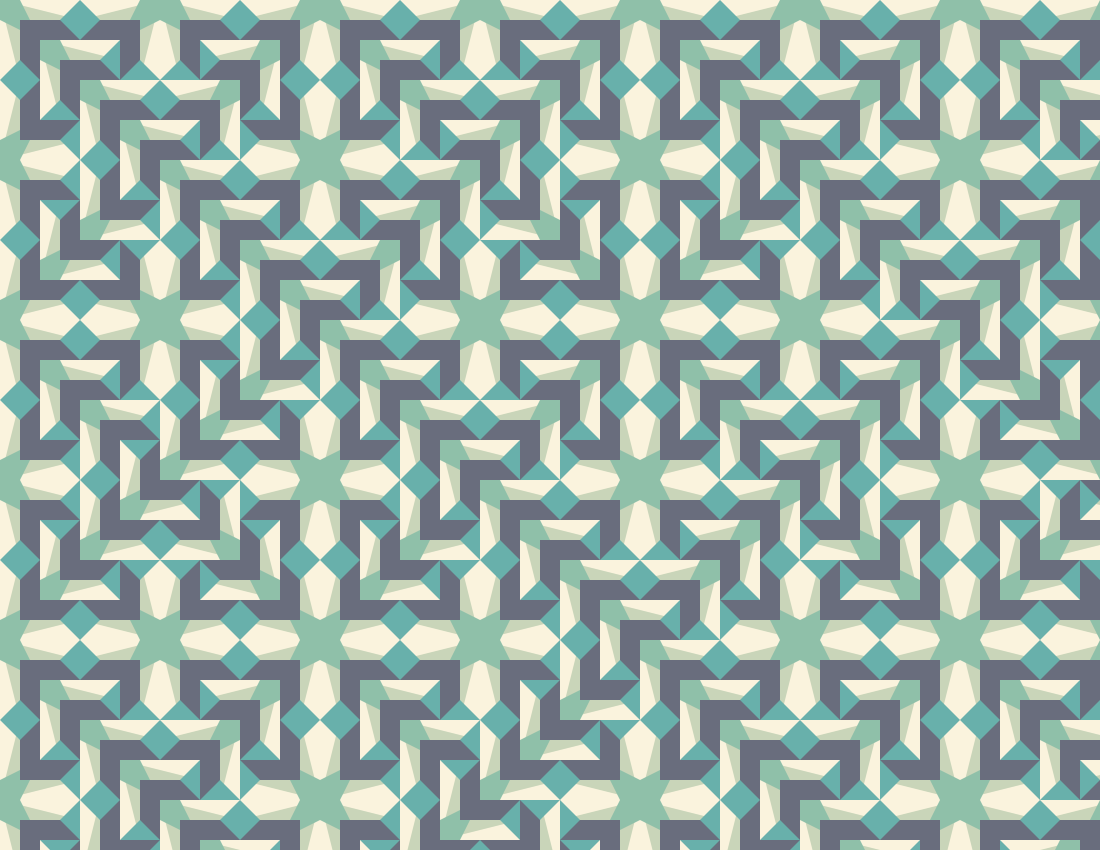

This chart was generated by the following Python code:
import math
import random

import svgwrite
from svgwrite.mixins import Transform

page_width = 1100
page_height = 850


def recursive_tiling(ts, dwg, max_depth, prev_tile, depth=1):
    if depth > max_depth:
        return prev_tile

    tx_n90_def = dwg.defs.add(dwg.g(id='t{}_n90'.format(depth)))
    tmp = dwg.use(prev_tile, insert=(0, 0))
    tmp.rotate(90, (ts, ts))
    tmp.scale((-1, -1))
    tmp.translate((-2 * ts, -2 * ts))
    tx_n90_def.add(tmp)

    tx_90_def = dwg.defs.add(dwg.g(id='t{}_90'.format(depth)))
    tmp = dwg.use(prev_tile, insert=(0, 0))
    tmp.rotate(-90, (ts, ts))
    tmp.scale((-1, -1))
    tmp.translate((-2 * ts, -2 * ts))
    tx_90_def.add(tmp)

    next_depth = depth + 1
    tnxt_def = dwg.defs.add(dwg.g(id='t{}'.format(next_depth)))
    tnxt_def.add(dwg.use(prev_tile, insert=(0, 0)))
    tnxt_def.add(dwg.use(prev_tile, insert=(ts, ts)))
    tnxt_def.add(dwg.use(tx_n90_def, insert=(0, ts * 2)))
    tnxt_def.add(dwg.use(tx_90_def, insert=(ts * 2, 0)))
    return recursive_tiling(ts * 2, dwg, max_depth, tnxt_def, next_depth)


def main():
    dwg = svgwrite.Drawing(filename='tilings1.svg', size=(page_width, page_height))
    dwg.add(dwg.rect((0, 0), ('100%', '100%'), fill=svgwrite.rgb(0, 0, 0)))

    ts = 40
    tile_poly = [(0, 0), (ts * 2, 0), (ts * 2, ts), (ts, ts), (ts, ts * 2), (0, ts * 2)]

    tile_clip = dwg.defs.add(dwg.clipPath(id='tile_clip'))
    tile_clip.add(dwg.polygon(tile_poly))

    t1_def = dwg.defs.add(dwg.g(id='t1', clip_path='url(#tile_clip)'))

    t1_def.add(dwg.polygon(tile_poly, fill='#FAF3DD', stroke=svgwrite.rgb(0, 0, 0), stroke_width=2))
    t1_def.add(dwg.polygon([(0, 0), (0.5 * ts, 2 * ts), (2 * ts, 2 * ts), (2 * ts, 0.5 * ts)],
                           fill='#C9D5B9', stroke=svgwrite.rgb(0, 0, 0), stroke_width=2))
    t1_def.add(dwg.polygon([(ts, ts), (0, 0.5 * ts), (0, 0), (0.5 * ts, 0 * ts)],
                           fill='#8FC0A9', stroke=svgwrite.rgb(0, 0, 0), stroke_width=2))
    t1_def.add(dwg.polygon([(2 * ts, 2 * ts), (0.5 * ts, 2 * ts), (0.5 * ts, 0.5 * ts), (2.0 * ts, 0.5 * ts)],
                           fill='#696D7D', stroke=svgwrite.rgb(0, 0, 0), stroke_width=2))
    t1_def.add(dwg.polygon([(0, 2 * ts), (0.5 * ts, 1.5 * ts), (ts, 2.0 * ts)],
                           fill='#68B0AB', stroke=svgwrite.rgb(0, 0, 0), stroke_width=2))
    t1_def.add(dwg.polygon([(2 * ts, 0), (1.5 * ts, 0.5 * ts), (2.0 * ts, ts)],
                           fill='#68B0AB', stroke=svgwrite.rgb(0, 0, 0), stroke_width=2))

    t1_def.add(dwg.polygon(tile_poly, fill='#FAF3DD'))
    t1_def.add(dwg.polygon([(0, 0), (0.5 * ts, 2 * ts), (2 * ts, 2 * ts), (2 * ts, 0.5 * ts)],
                           fill='#C9D5B9'))
    t1_def.add(dwg.polygon([(ts, ts), (0, 0.5 * ts), (0, 0), (0.5 * ts, 0 * ts)],
                           fill='#8FC0A9'))
    t1_def.add(dwg.polygon([(2 * ts, 2 * ts), (0.5 * ts, 2 * ts), (0.5 * ts, 0.5 * ts), (2.0 * ts, 0.5 * ts)],
                           fill='#696D7D'))
    t1_def.add(dwg.polygon([(0, 2 * ts), (0.5 * ts, 1.5 * ts), (ts, 2.0 * ts)],
                           fill='#68B0AB'))
    t1_def.add(dwg.polygon([(2 * ts, 0), (1.5 * ts, 0.5 * ts), (2.0 * ts, ts)],
                           fill='#68B0AB'))

    ft = recursive_tiling(ts, dwg, 5, t1_def)

    dwg.add(dwg.use(ft, insert=(0, 0)))
    dwg.save(pretty=True, indent=2)


if __name__ == "__main__":
    main()
